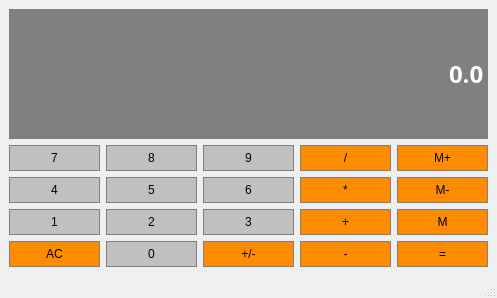
<?xml version="1.0" encoding="UTF-8"?>
<ui version="4.0">
 <class>Calculator</class>
 <widget class="QMainWindow" name="Calculator">
  <property name="geometry">
   <rect>
    <x>0</x>
    <y>0</y>
    <width>497</width>
    <height>298</height>
   </rect>
  </property>
  <property name="windowTitle">
   <string>Calculator</string>
  </property>
  <property name="styleSheet">
   <string notr="true">QLineEdit{
	background-color:gray;
	color:white;
	border: 1px solid gray;
}</string>
  </property>
  <widget class="QWidget" name="centralwidget">
   <layout class="QGridLayout" name="gridLayout">
    <item row="3" column="1">
     <widget class="QPushButton" name="Button5">
      <property name="sizePolicy">
       <sizepolicy hsizetype="Preferred" vsizetype="Preferred">
        <horstretch>0</horstretch>
        <verstretch>0</verstretch>
       </sizepolicy>
      </property>
      <property name="styleSheet">
       <string notr="true">QPushButton {
	background-color: #C0C0C0;
	border: 1px solid gray;
	padding: 5px;
	color:black;
}
QPushButton:pressed {
	background-color: #A9A9A9;
	border: 1px solid gray;
	padding: 5px;
}</string>
      </property>
      <property name="text">
       <string>5</string>
      </property>
     </widget>
    </item>
    <item row="2" column="0">
     <widget class="QPushButton" name="Button7">
      <property name="sizePolicy">
       <sizepolicy hsizetype="Preferred" vsizetype="Preferred">
        <horstretch>0</horstretch>
        <verstretch>0</verstretch>
       </sizepolicy>
      </property>
      <property name="styleSheet">
       <string notr="true">QPushButton {
	background-color: #C0C0C0;
	border: 1px solid gray;
	padding: 5px;
	color:black;
}
QPushButton:pressed {
	background-color: #A9A9A9;
	border: 1px solid gray;
	padding: 5px;
}</string>
      </property>
      <property name="text">
       <string>7</string>
      </property>
     </widget>
    </item>
    <item row="2" column="2">
     <widget class="QPushButton" name="Button9">
      <property name="sizePolicy">
       <sizepolicy hsizetype="Preferred" vsizetype="Preferred">
        <horstretch>0</horstretch>
        <verstretch>0</verstretch>
       </sizepolicy>
      </property>
      <property name="styleSheet">
       <string notr="true">QPushButton {
	background-color: #C0C0C0;
	border: 1px solid gray;
	padding: 5px;
	color:black;
}
QPushButton:pressed {
	background-color: #A9A9A9;
	border: 1px solid gray;
	padding: 5px;
}</string>
      </property>
      <property name="text">
       <string>9</string>
      </property>
     </widget>
    </item>
    <item row="5" column="1">
     <widget class="QPushButton" name="Button0">
      <property name="sizePolicy">
       <sizepolicy hsizetype="Preferred" vsizetype="Preferred">
        <horstretch>0</horstretch>
        <verstretch>0</verstretch>
       </sizepolicy>
      </property>
      <property name="styleSheet">
       <string notr="true">QPushButton {
	background-color: #C0C0C0;
	border: 1px solid gray;
	padding: 5px;
	color:black;
}
QPushButton:pressed {
	background-color: #A9A9A9;
	border: 1px solid gray;
	padding: 5px;
}</string>
      </property>
      <property name="text">
       <string>0</string>
      </property>
     </widget>
    </item>
    <item row="3" column="2">
     <widget class="QPushButton" name="Button6">
      <property name="sizePolicy">
       <sizepolicy hsizetype="Preferred" vsizetype="Preferred">
        <horstretch>0</horstretch>
        <verstretch>0</verstretch>
       </sizepolicy>
      </property>
      <property name="styleSheet">
       <string notr="true">QPushButton {
	background-color: #C0C0C0;
	border: 1px solid gray;
	padding: 5px;
	color:black;
}
QPushButton:pressed {
	background-color: #A9A9A9;
	border: 1px solid gray;
	padding: 5px;
}</string>
      </property>
      <property name="text">
       <string>6</string>
      </property>
     </widget>
    </item>
    <item row="4" column="0">
     <widget class="QPushButton" name="Button1">
      <property name="sizePolicy">
       <sizepolicy hsizetype="Preferred" vsizetype="Preferred">
        <horstretch>0</horstretch>
        <verstretch>0</verstretch>
       </sizepolicy>
      </property>
      <property name="styleSheet">
       <string notr="true">QPushButton {
	background-color: #C0C0C0;
	border: 1px solid gray;
	padding: 5px;
	color:black;
}
QPushButton:pressed {
	background-color: #A9A9A9;
	border: 1px solid gray;
	padding: 5px;
}</string>
      </property>
      <property name="text">
       <string>1</string>
      </property>
     </widget>
    </item>
    <item row="2" column="1">
     <widget class="QPushButton" name="Button8">
      <property name="sizePolicy">
       <sizepolicy hsizetype="Preferred" vsizetype="Preferred">
        <horstretch>0</horstretch>
        <verstretch>0</verstretch>
       </sizepolicy>
      </property>
      <property name="styleSheet">
       <string notr="true">QPushButton {
	background-color: #C0C0C0;
	border: 1px solid gray;
	padding: 5px;
	color:black;
}
QPushButton:pressed {
	background-color: #A9A9A9;
	border: 1px solid gray;
	padding: 5px;
}</string>
      </property>
      <property name="text">
       <string>8</string>
      </property>
     </widget>
    </item>
    <item row="4" column="1">
     <widget class="QPushButton" name="Button2">
      <property name="sizePolicy">
       <sizepolicy hsizetype="Preferred" vsizetype="Preferred">
        <horstretch>0</horstretch>
        <verstretch>0</verstretch>
       </sizepolicy>
      </property>
      <property name="styleSheet">
       <string notr="true">QPushButton {
	background-color: #C0C0C0;
	border: 1px solid gray;
	padding: 5px;
	color:black;
}
QPushButton:pressed {
	background-color: #A9A9A9;
	border: 1px solid gray;
	padding: 5px;
}</string>
      </property>
      <property name="text">
       <string>2</string>
      </property>
     </widget>
    </item>
    <item row="4" column="2">
     <widget class="QPushButton" name="Button3">
      <property name="sizePolicy">
       <sizepolicy hsizetype="Preferred" vsizetype="Preferred">
        <horstretch>0</horstretch>
        <verstretch>0</verstretch>
       </sizepolicy>
      </property>
      <property name="styleSheet">
       <string notr="true">QPushButton {
	background-color: #C0C0C0;
	border: 1px solid gray;
	padding: 5px;
	color:black;
}
QPushButton:pressed {
	background-color: #A9A9A9;
	border: 1px solid gray;
	padding: 5px;
}</string>
      </property>
      <property name="text">
       <string>3</string>
      </property>
     </widget>
    </item>
    <item row="2" column="4">
     <widget class="QPushButton" name="MemAdd">
      <property name="sizePolicy">
       <sizepolicy hsizetype="Preferred" vsizetype="Preferred">
        <horstretch>0</horstretch>
        <verstretch>0</verstretch>
       </sizepolicy>
      </property>
      <property name="styleSheet">
       <string notr="true">QPushButton {
	background-color: #FF8C00;
	border: 1px solid gray;
	padding: 5px;
	color:black;
}
QPushButton:pressed {
	background-color: #A9A9A9;
	border: 1px solid gray;
	padding: 5px;
}</string>
      </property>
      <property name="text">
       <string>M+</string>
      </property>
     </widget>
    </item>
    <item row="4" column="4">
     <widget class="QPushButton" name="MemGet">
      <property name="sizePolicy">
       <sizepolicy hsizetype="Preferred" vsizetype="Preferred">
        <horstretch>0</horstretch>
        <verstretch>0</verstretch>
       </sizepolicy>
      </property>
      <property name="styleSheet">
       <string notr="true">QPushButton {
	background-color: #FF8C00;
	border: 1px solid gray;
	padding: 5px;
	color:black;
}
QPushButton:pressed {
	background-color: #A9A9A9;
	border: 1px solid gray;
	padding: 5px;
}</string>
      </property>
      <property name="text">
       <string>M</string>
      </property>
     </widget>
    </item>
    <item row="4" column="3">
     <widget class="QPushButton" name="Add">
      <property name="sizePolicy">
       <sizepolicy hsizetype="Preferred" vsizetype="Preferred">
        <horstretch>0</horstretch>
        <verstretch>0</verstretch>
       </sizepolicy>
      </property>
      <property name="styleSheet">
       <string notr="true">QPushButton {
	background-color: #FF8C00;
	border: 1px solid gray;
	padding: 5px;
	color:black;
}
QPushButton:pressed {
	background-color: #A9A9A9;
	border: 1px solid gray;
	padding: 5px;
}</string>
      </property>
      <property name="text">
       <string>+</string>
      </property>
     </widget>
    </item>
    <item row="5" column="0">
     <widget class="QPushButton" name="Clear">
      <property name="sizePolicy">
       <sizepolicy hsizetype="Preferred" vsizetype="Preferred">
        <horstretch>0</horstretch>
        <verstretch>0</verstretch>
       </sizepolicy>
      </property>
      <property name="styleSheet">
       <string notr="true">QPushButton {
	background-color: #FF8C00;
	border: 1px solid gray;
	padding: 5px;
	color:black;
}
QPushButton:pressed {
	background-color: #A9A9A9;
	border: 1px solid gray;
	padding: 5px;
}</string>
      </property>
      <property name="text">
       <string>AC</string>
      </property>
     </widget>
    </item>
    <item row="5" column="3">
     <widget class="QPushButton" name="Subtract">
      <property name="sizePolicy">
       <sizepolicy hsizetype="Preferred" vsizetype="Preferred">
        <horstretch>0</horstretch>
        <verstretch>0</verstretch>
       </sizepolicy>
      </property>
      <property name="styleSheet">
       <string notr="true">QPushButton {
	background-color: #FF8C00;
	border: 1px solid gray;
	padding: 5px;
	color:black;
}
QPushButton:pressed {
	background-color: #A9A9A9;
	border: 1px solid gray;
	padding: 5px;
}</string>
      </property>
      <property name="text">
       <string>-</string>
      </property>
     </widget>
    </item>
    <item row="2" column="3">
     <widget class="QPushButton" name="Divide">
      <property name="sizePolicy">
       <sizepolicy hsizetype="Preferred" vsizetype="Preferred">
        <horstretch>0</horstretch>
        <verstretch>0</verstretch>
       </sizepolicy>
      </property>
      <property name="styleSheet">
       <string notr="true">QPushButton {
	background-color: #FF8C00;
	border: 1px solid gray;
	padding: 5px;
	color:black;
}
QPushButton:pressed {
	background-color: #A9A9A9;
	border: 1px solid gray;
	padding: 5px;
}</string>
      </property>
      <property name="text">
       <string>/</string>
      </property>
     </widget>
    </item>
    <item row="5" column="4">
     <widget class="QPushButton" name="Equals">
      <property name="sizePolicy">
       <sizepolicy hsizetype="Preferred" vsizetype="Preferred">
        <horstretch>0</horstretch>
        <verstretch>0</verstretch>
       </sizepolicy>
      </property>
      <property name="styleSheet">
       <string notr="true">QPushButton {
	background-color: #FF8C00;
	border: 1px solid gray;
	padding: 5px;
	color:black;
}
QPushButton:pressed {
	background-color: #A9A9A9;
	border: 1px solid gray;
	padding: 5px;
}</string>
      </property>
      <property name="text">
       <string>=</string>
      </property>
     </widget>
    </item>
    <item row="3" column="4">
     <widget class="QPushButton" name="MemClear">
      <property name="sizePolicy">
       <sizepolicy hsizetype="Preferred" vsizetype="Preferred">
        <horstretch>0</horstretch>
        <verstretch>0</verstretch>
       </sizepolicy>
      </property>
      <property name="styleSheet">
       <string notr="true">QPushButton {
	background-color: #FF8C00;
	border: 1px solid gray;
	padding: 5px;
	color:black;
}
QPushButton:pressed {
	background-color: #A9A9A9;
	border: 1px solid gray;
	padding: 5px;
}</string>
      </property>
      <property name="text">
       <string>M-</string>
      </property>
     </widget>
    </item>
    <item row="3" column="0">
     <widget class="QPushButton" name="Button4">
      <property name="sizePolicy">
       <sizepolicy hsizetype="Preferred" vsizetype="Preferred">
        <horstretch>0</horstretch>
        <verstretch>0</verstretch>
       </sizepolicy>
      </property>
      <property name="styleSheet">
       <string notr="true">QPushButton {
	background-color: #C0C0C0;
	border: 1px solid gray;
	padding: 5px;
	color:black;
}
QPushButton:pressed {
	background-color: #A9A9A9;
	border: 1px solid gray;
	padding: 5px;
}</string>
      </property>
      <property name="text">
       <string>4</string>
      </property>
     </widget>
    </item>
    <item row="5" column="2">
     <widget class="QPushButton" name="ChangeSign">
      <property name="sizePolicy">
       <sizepolicy hsizetype="Preferred" vsizetype="Preferred">
        <horstretch>0</horstretch>
        <verstretch>0</verstretch>
       </sizepolicy>
      </property>
      <property name="styleSheet">
       <string notr="true">QPushButton {
	background-color: #FF8C00;
	border: 1px solid gray;
	padding: 5px;
	color:black;
}
QPushButton:pressed {
	background-color: #A9A9A9;
	border: 1px solid gray;
	padding: 5px;
}</string>
      </property>
      <property name="text">
       <string>+/-</string>
      </property>
     </widget>
    </item>
    <item row="3" column="3">
     <widget class="QPushButton" name="Multiply">
      <property name="sizePolicy">
       <sizepolicy hsizetype="Preferred" vsizetype="Preferred">
        <horstretch>0</horstretch>
        <verstretch>0</verstretch>
       </sizepolicy>
      </property>
      <property name="styleSheet">
       <string notr="true">QPushButton {
	background-color: #FF8C00;
	border: 1px solid gray;
	padding: 5px;
	color:black;
}
QPushButton:pressed {
	background-color: #A9A9A9;
	border: 1px solid gray;
	padding: 5px;
}</string>
      </property>
      <property name="text">
       <string>*</string>
      </property>
     </widget>
    </item>
    <item row="1" column="0" colspan="5">
     <widget class="QLineEdit" name="Display">
      <property name="sizePolicy">
       <sizepolicy hsizetype="Preferred" vsizetype="Expanding">
        <horstretch>0</horstretch>
        <verstretch>0</verstretch>
       </sizepolicy>
      </property>
      <property name="font">
       <font>
        <family>Droid Sans</family>
        <pointsize>18</pointsize>
        <bold>true</bold>
       </font>
      </property>
      <property name="styleSheet">
       <string notr="true">QLineEdit{
	background-color:gray;
	color:white;
	border: 1px solid gray;
}</string>
      </property>
      <property name="text">
       <string>0.0</string>
      </property>
      <property name="alignment">
       <set>Qt::AlignRight|Qt::AlignTrailing|Qt::AlignVCenter</set>
      </property>
     </widget>
    </item>
   </layout>
  </widget>
  <widget class="QMenuBar" name="menubar">
   <property name="geometry">
    <rect>
     <x>0</x>
     <y>0</y>
     <width>497</width>
     <height>23</height>
    </rect>
   </property>
  </widget>
  <widget class="QStatusBar" name="statusbar"/>
 </widget>
 <resources/>
 <connections/>
</ui>
